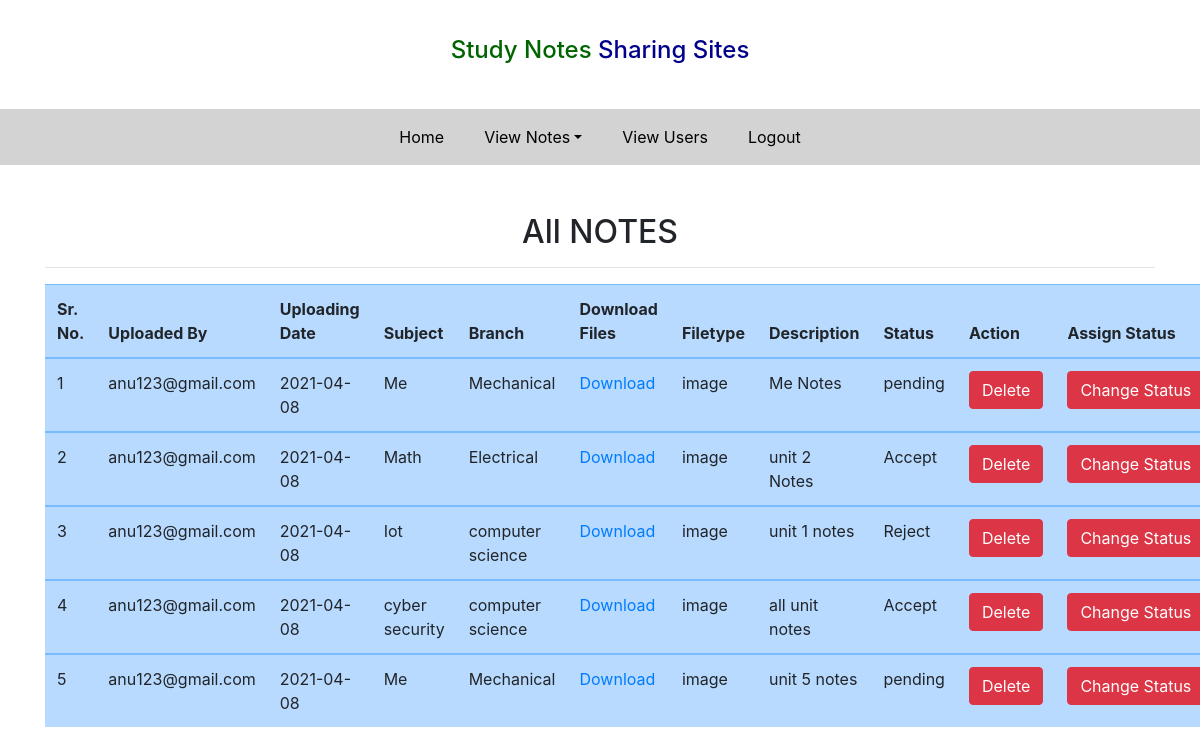
The app's page /all_notes/ (signed in) with its own data.
### notes/models.py (models this page shows, shortened)
class Notes(models.Model):
    user = models.ForeignKey(User,on_delete=models.CASCADE)
    uploadingdate = models.CharField(max_length=10)
    branch = models.CharField(max_length=10)
    subject = models.CharField(max_length=15)
    filetype = models.CharField(max_length=15)
    notesfile = models.FileField (null=True)
    role = models.CharField(max_length=15, null=True)
    description = models.CharField(max_length=150, null=True)
    status = models.CharField(max_length=15,null=True)

### notes/views.py (the view)
# urls.py: path('all_notes/', views.all_notes,name='all_notes'),
def all_notes(request):
    if not request.user.is_staff:
        return redirect('/login_admin/')
    notes= Notes.objects.all()
    d = {'notes':notes}
    return render(request,'All_notes.html',d)

### notes/templates/All_notes.html (shortened to what this page needs)
{% extends 'admin_navigation.html' %}
{% load static %}
{% block body %}
<div class="container mt-5">
    <div class="row">
        <div class="col-sm-12">
            <h2 class="text-center">All NOTES</h2>
            <hr>
            <div class="mt-3">
                <table class="table table-primary">
                    <thead>
                    <tr>
                        <th>Sr. No.</th>
                        <th>Uploaded By</th>
                        <th>Uploading Date</th>
                        <th>Subject</th>
                        <th>Branch</th>
                        <th>Download Files</th>
                        <th>Filetype</th>
                        <th>Description</th>
                        <th>Status</th>
                        <th>Action</th>
                        <th>Assign Status</th>
                    </tr>
                    </thead>
                    {% for i in notes %}
                    <tbody>
                        <tr>
                            <td>{{forloop.counter}}</td>
                            <td>{{i.user.username}}</td>
                            <td>{{i.uploadingdate}}</td>
                            <td>{{i.subject}}</td>
                            <td>{{i.branch}}</td>
                            <td><a href="{{i.notesfile.url}}" download>Download</a></td>
                            <td>{{i.filetype}}</td>
                            <td>{{i.description}}</td>
                            <td>{{i.status}}</td>
                            <td><a href="{% url 'delete_notes' i.id %}" class="btn btn-danger" onclick="return confirm('Are you Sure?')">Delete</a></td>
                            <td><a href="{% url 'change_status' i.id  %}" class="btn btn-danger">Change&nbsp;Status</a></td>
                        </tr>
                    </tbody>
                       {% endfor %}
                </table>
            </div>
        </div>
    </div>
</div>
{% endblock %}

### records on screen
Notes: user.username "anu123@gmail.com", uploadingdate "2021-04-08", subject "Me", branch "Mechanical", filetype "image", description "Me Notes", status "pending"
Notes: user.username "anu123@gmail.com", uploadingdate "2021-04-08", subject "Math", branch "Electrical", filetype "image", description "unit 2 Notes", status "Accept"
Notes: user.username "anu123@gmail.com", uploadingdate "2021-04-08", subject "Iot", branch "computer science", filetype "image", description "unit 1 notes", status "Reject"
Notes: user.username "anu123@gmail.com", uploadingdate "2021-04-08", subject "cyber security", branch "computer science", filetype "image", description "all unit notes", status "Accept"
Notes: user.username "anu123@gmail.com", uploadingdate "2021-04-08", subject "Me", branch "Mechanical", filetype "image", description "unit 5 notes", status "pending"
